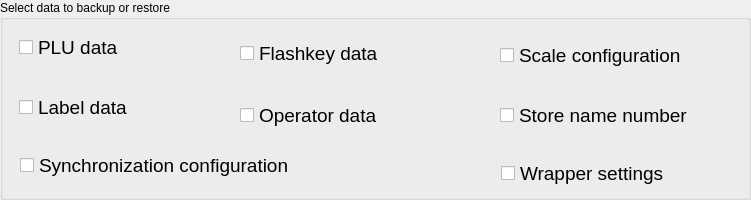
   <widget class="QGroupBox" name="groupBoxData">
    <property name="geometry">
     <rect>
      <x>250</x>
      <y>210</y>
      <width>751</width>
      <height>200</height>
     </rect>
    </property>
    <property name="sizePolicy">
     <sizepolicy hsizetype="Fixed" vsizetype="Fixed">
      <horstretch>0</horstretch>
      <verstretch>0</verstretch>
     </sizepolicy>
    </property>
    <property name="minimumSize">
     <size>
      <width>751</width>
      <height>200</height>
     </size>
    </property>
    <property name="maximumSize">
     <size>
      <width>751</width>
      <height>200</height>
     </size>
    </property>
    <property name="title">
     <string>Select data to backup or restore</string>
    </property>
    <widget class="QCheckBox" name="labelData">
     <property name="geometry">
      <rect>
       <x>19</x>
       <y>82</y>
       <width>211</width>
       <height>51</height>
      </rect>
     </property>
     <property name="sizePolicy">
      <sizepolicy hsizetype="Fixed" vsizetype="Fixed">
       <horstretch>0</horstretch>
       <verstretch>0</verstretch>
      </sizepolicy>
     </property>
     <property name="minimumSize">
      <size>
       <width>211</width>
       <height>51</height>
      </size>
     </property>
     <property name="maximumSize">
      <size>
       <width>211</width>
       <height>51</height>
      </size>
     </property>
     <property name="font">
      <font>
       <pointsize>14</pointsize>
      </font>
     </property>
     <property name="text">
      <string>Label data</string>
     </property>
    </widget>
    <widget class="QCheckBox" name="pluData">
     <property name="geometry">
      <rect>
       <x>19</x>
       <y>22</y>
       <width>221</width>
       <height>51</height>
      </rect>
     </property>
     <property name="sizePolicy">
      <sizepolicy hsizetype="Fixed" vsizetype="Fixed">
       <horstretch>0</horstretch>
       <verstretch>0</verstretch>
      </sizepolicy>
     </property>
     <property name="minimumSize">
      <size>
       <width>221</width>
       <height>51</height>
      </size>
     </property>
     <property name="maximumSize">
      <size>
       <width>221</width>
       <height>51</height>
      </size>
     </property>
     <property name="font">
      <font>
       <pointsize>14</pointsize>
      </font>
     </property>
     <property name="text">
      <string>PLU data</string>
     </property>
    </widget>
    <widget class="QCheckBox" name="operatorData">
     <property name="geometry">
      <rect>
       <x>240</x>
       <y>90</y>
       <width>271</width>
       <height>51</height>
      </rect>
     </property>
     <property name="sizePolicy">
      <sizepolicy hsizetype="Fixed" vsizetype="Fixed">
       <horstretch>0</horstretch>
       <verstretch>0</verstretch>
      </sizepolicy>
     </property>
     <property name="minimumSize">
      <size>
       <width>271</width>
       <height>51</height>
      </size>
     </property>
     <property name="maximumSize">
      <size>
       <width>271</width>
       <height>51</height>
      </size>
     </property>
     <property name="font">
      <font>
       <pointsize>14</pointsize>
      </font>
     </property>
     <property name="text">
      <string>Operator data</string>
     </property>
    </widget>
    <widget class="QCheckBox" name="softkeyData">
     <property name="geometry">
      <rect>
       <x>240</x>
       <y>28</y>
       <width>271</width>
       <height>51</height>
      </rect>
     </property>
     <property name="sizePolicy">
      <sizepolicy hsizetype="Fixed" vsizetype="Fixed">
       <horstretch>0</horstretch>
       <verstretch>0</verstretch>
      </sizepolicy>
     </property>
     <property name="minimumSize">
      <size>
       <width>271</width>
       <height>51</height>
      </size>
     </property>
     <property name="maximumSize">
      <size>
       <width>271</width>
       <height>51</height>
      </size>
     </property>
     <property name="font">
      <font>
       <pointsize>14</pointsize>
      </font>
     </property>
     <property name="text">
      <string>Flashkey data</string>
     </property>
    </widget>
    <widget class="QCheckBox" name="storeName">
     <property name="geometry">
      <rect>
       <x>500</x>
       <y>90</y>
       <width>231</width>
       <height>51</height>
      </rect>
     </property>
     <property name="sizePolicy">
      <sizepolicy hsizetype="Fixed" vsizetype="Fixed">
       <horstretch>0</horstretch>
       <verstretch>0</verstretch>
      </sizepolicy>
     </property>
     <property name="minimumSize">
      <size>
       <width>231</width>
       <height>51</height>
      </size>
     </property>
     <property name="maximumSize">
      <size>
       <width>231</width>
       <height>51</height>
      </size>
     </property>
     <property name="font">
      <font>
       <pointsize>14</pointsize>
      </font>
     </property>
     <property name="text">
      <string>Store name number</string>
     </property>
    </widget>
    <widget class="QCheckBox" name="synchronizeConfig">
     <property name="geometry">
      <rect>
       <x>20</x>
       <y>140</y>
       <width>361</width>
       <height>51</height>
      </rect>
     </property>
     <property name="sizePolicy">
      <sizepolicy hsizetype="Fixed" vsizetype="Fixed">
       <horstretch>0</horstretch>
       <verstretch>0</verstretch>
      </sizepolicy>
     </property>
     <property name="minimumSize">
      <size>
       <width>361</width>
       <height>51</height>
      </size>
     </property>
     <property name="maximumSize">
      <size>
       <width>361</width>
       <height>51</height>
      </size>
     </property>
     <property name="font">
      <font>
       <pointsize>14</pointsize>
      </font>
     </property>
     <property name="text">
      <string>Synchronization configuration</string>
     </property>
    </widget>
    <widget class="QCheckBox" name="scaleConfig">
     <property name="geometry">
      <rect>
       <x>500</x>
       <y>30</y>
       <width>231</width>
       <height>51</height>
      </rect>
     </property>
     <property name="sizePolicy">
      <sizepolicy hsizetype="Fixed" vsizetype="Fixed">
       <horstretch>0</horstretch>
       <verstretch>0</verstretch>
      </sizepolicy>
     </property>
     <property name="minimumSize">
      <size>
       <width>231</width>
       <height>51</height>
      </size>
     </property>
     <property name="maximumSize">
      <size>
       <width>231</width>
       <height>51</height>
      </size>
     </property>
     <property name="font">
      <font>
       <pointsize>14</pointsize>
      </font>
     </property>
     <property name="text">
      <string>Scale configuration</string>
     </property>
    </widget>
    <widget class="QCheckBox" name="wrapperSettings">
     <property name="geometry">
      <rect>
       <x>501</x>
       <y>148</y>
       <width>231</width>
       <height>51</height>
      </rect>
     </property>
     <property name="sizePolicy">
      <sizepolicy hsizetype="Fixed" vsizetype="Fixed">
       <horstretch>0</horstretch>
       <verstretch>0</verstretch>
      </sizepolicy>
     </property>
     <property name="minimumSize">
      <size>
       <width>231</width>
       <height>51</height>
      </size>
     </property>
     <property name="maximumSize">
      <size>
       <width>231</width>
       <height>51</height>
      </size>
     </property>
     <property name="font">
      <font>
       <pointsize>14</pointsize>
      </font>
     </property>
     <property name="text">
      <string>Wrapper settings</string>
     </property>
    </widget>
   </widget>
